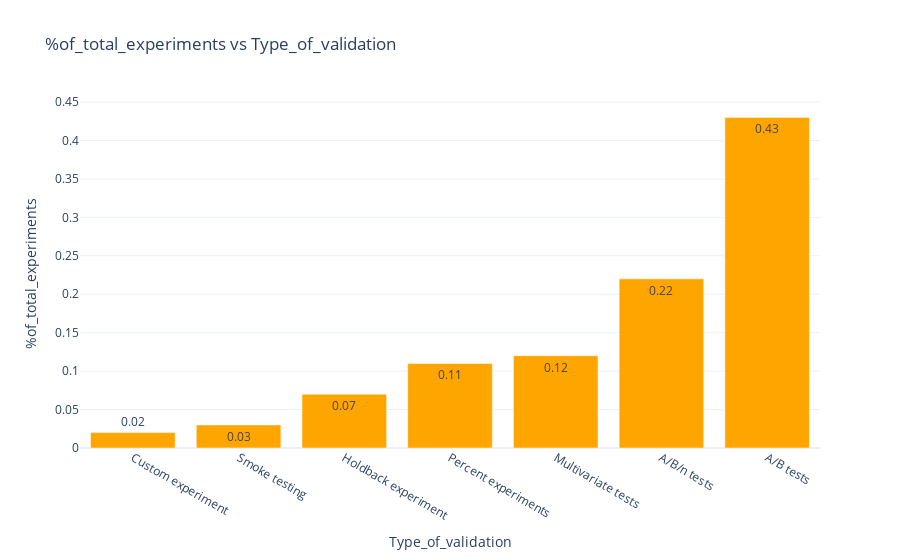

This figure's notebook cell:
### Markdown cell above
# %of_total_experiments

### Code cell
df9=df.drop(['Level_of_testing(#)','ROI','Success_Rate_(%)','Tools-Off_the_shelf(%)','Data_analysis_(1-5)','User_interviews(1-5)','Surveys(1-5)','Field_research_(1-5)','Competitor_analysis(1-5)','Tools (#)','Integrations(#)','Data points(#)','Adjustments(#)','Restarts(#)','Creativity(1-5)','Complexity(1-5)'],axis=1)
sort = df9.sort_values('%of_total_experiments')
fig = px.bar(sort, x="Type_of_validation", y='%of_total_experiments',text='%of_total_experiments',
              title=" %of_total_experiments vs Type_of_validation ")
fig.update_traces(marker_color='orange', showlegend=False)
fig.show()

### Figure 1 — Plotly figure (JSON) as saved in the notebook; plotly's stock layout.template omitted (floating-point values rounded to 4 significant figures)
{"data": [{"alignmentgroup": "True", "hoverlabel": {"namelength": 0}, "hovertemplate": "Type_of_validation=%{x}<br>%of_total_experiments=%{text}", "legendgroup": "", "marker": {"color": "orange"}, "name": "", "offsetgroup": "", "orientation": "v", "showlegend": false, "text": [0.02, 0.03, 0.07, 0.11, 0.12, 0.22, 0.43], "textposition": "auto", "type": "bar", "x": ["Custom experiment", "Smoke testing", "Holdback experiment", "Percent experiments ", "Multivariate tests", "A/B/n tests", "A/B tests"], "xaxis": "x", "y": [0.02, 0.03, 0.07, 0.11, 0.12, 0.22, 0.43], "yaxis": "y"}], "layout": {"barmode": "relative", "legend": {"tracegroupgap": 0}, "title": {"text": " %of_total_experiments vs Type_of_validation "}, "xaxis": {"anchor": "y", "domain": [0, 1], "title": {"text": "Type_of_validation"}}, "yaxis": {"anchor": "x", "domain": [0, 1], "title": {"text": "%of_total_experiments"}}}}
